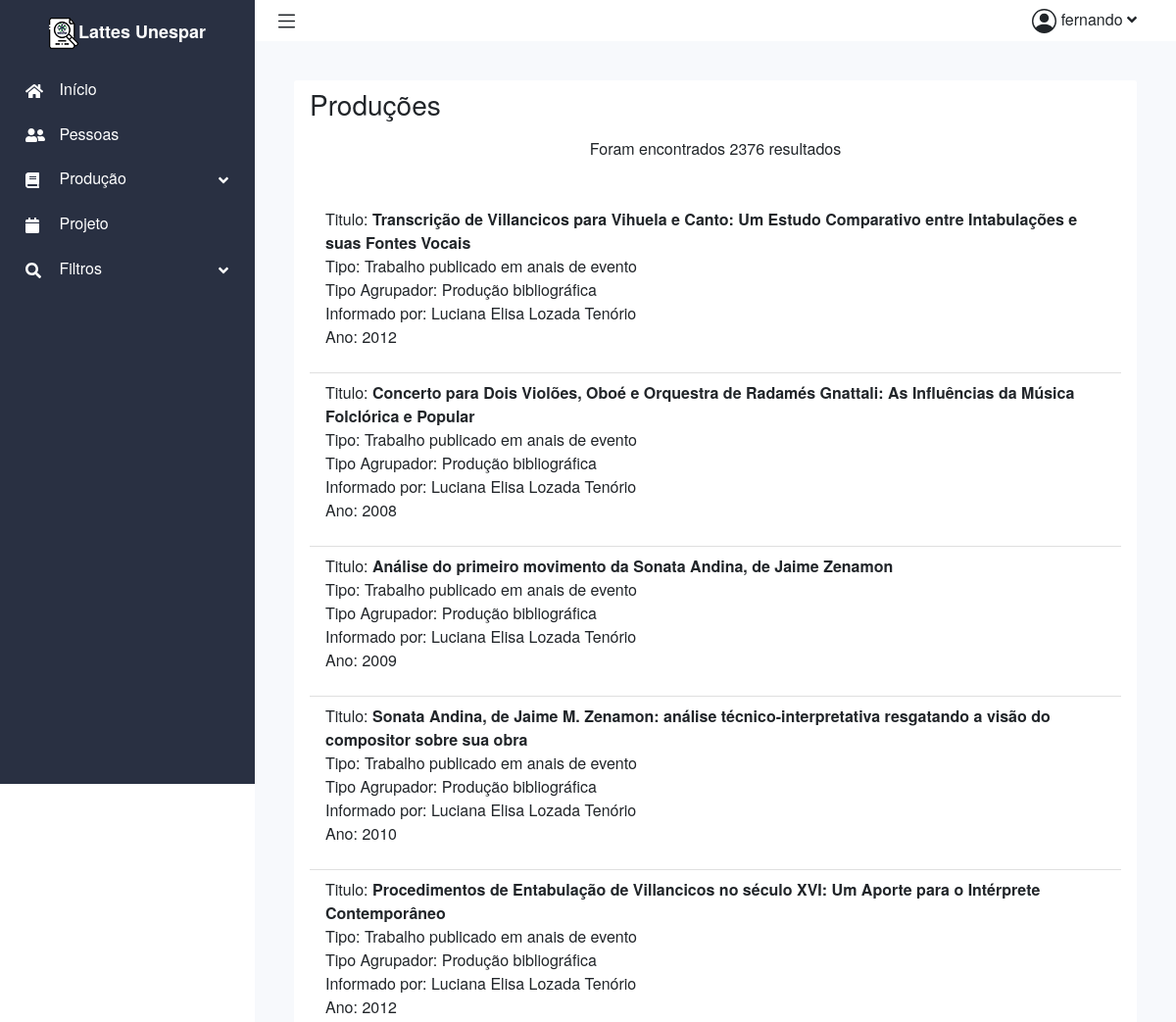
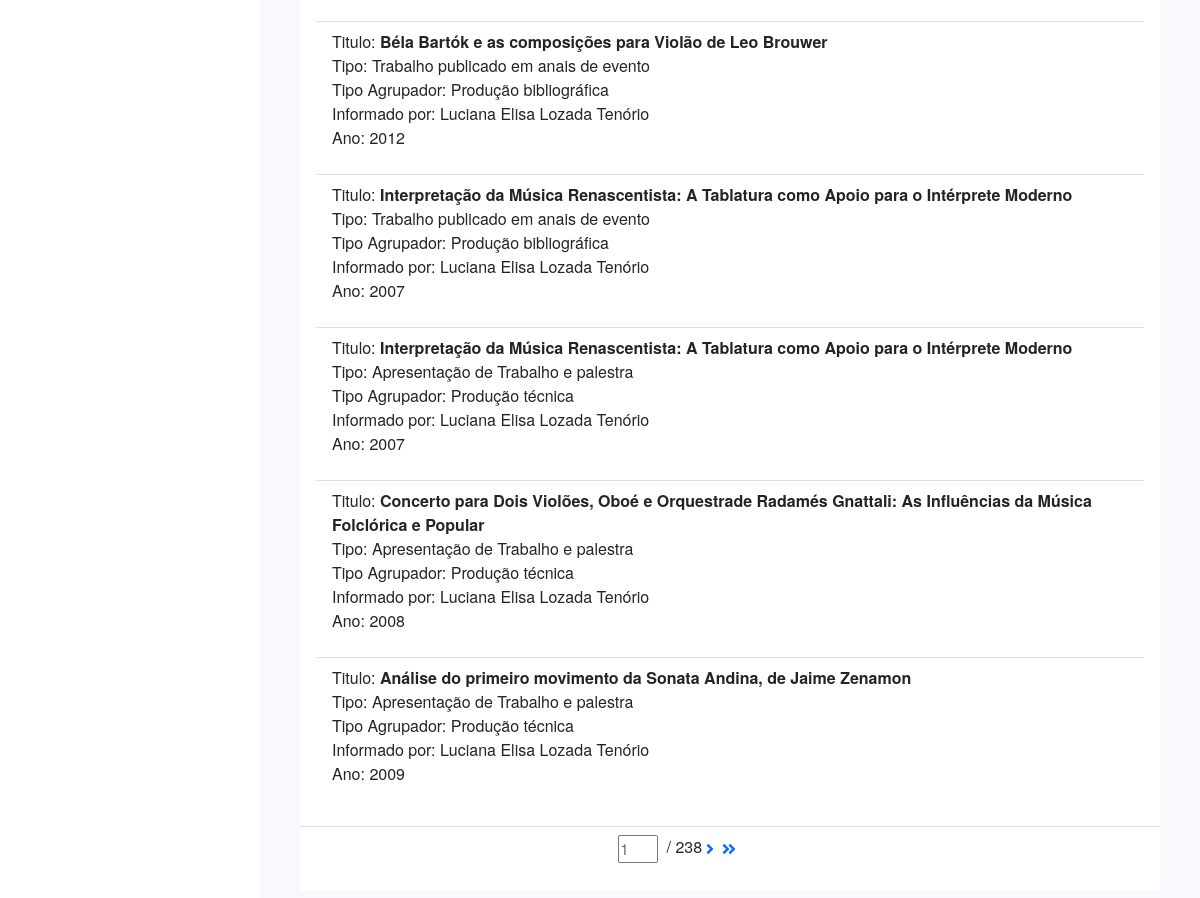
/lattes/producoes (signed in), run on the app's committed database (2 pictures, top to bottom).
### lattes/models.py (models this page shows)
class Producao(models.Model):
    ano = models.IntegerField()
    informadoPor = models.CharField(max_length=255)
    tipo = models.CharField(max_length=255)
    tipoAgrupador = models.CharField(max_length=255)
    titulo = models.CharField(max_length=255)

### lattes/views.py (the view)
# urls.py: path("producoes", views.producoes, name="producoes"),
@login_required
def producoes(request):
    context = {}
    producoes_filtradas = ProducaoFilter(
        request.GET,
        queryset=Producao.objects.all()
    )
    p = Paginator(producoes_filtradas.qs, 10)
    page_number = request.GET.get('page')
    Producao_page = p.get_page(page_number)
    context["Producao_page"] = Producao_page
    context["producoes_filtradas"] = producoes_filtradas
    context["length"] = len(producoes_filtradas.qs)
    return render(request, "lattes/producoes.html", context)

### lattes/templatetags/lattes_extras.py (called while the page is built)
@register.simple_tag
def my_url(value, field_name, urlencode=None):
    url = '?{}={}'.format(field_name, value)
    if urlencode:
        querystring = urlencode.split('&')
        f_querystring = filter(lambda p: p.split('=')[0]!=field_name, querystring)
        e_querystring = '&'.join(f_querystring)
        url='{}&{}'.format(url, e_querystring)
    return url

### lattes/templates/lattes/producoes.html (shortened to what this page needs)
{% extends 'lattes/layout.html' %}
{% load lattes_extras %}
{% block main %}
<div class="container-fluid p-0">
    <div class="row">
        <div class="col-12">
            <div class="card">
                <div class="card-header">
                    <h1 class="h3 mb-3">Produções</h1>
                    <p style="text-align: center;">Foram encontrados {{length}} resultados</p>
                </div>
                <div class="card-body">
                    <ul class="list-group list-group-flush">
                        {% for producao in Producao_page %}
                        <li class="list-group-item">
                            <p>
                                Titulo: <b>{{ producao.titulo }}</b> <br>
                                Tipo: {{producao.tipo }} <br>
                                Tipo Agrupador: {{ producao.tipoAgrupador }} <br>
                                Informado por: {{ producao.informadoPor }} <br>
                                Ano: {{ producao.ano }}
                            </p>
                        </li>
                        {% endfor %}
                    </ul>
                </div>
                <div class="card-footer">
                    <div class="paginator">
                        <form method="GET">
                            <input type="number" name="page" placeholder="{{Producao_page.number}}"> /
                            {{Producao_page.paginator.num_pages}}
                        </form>
                        {% if Producao_page.has_next %}
                        <a href="{% my_url Producao_page.next_page_number 'page' request.GET.urlencode %}"><i
                                class="fas fa-angle-right"></i></a>
                        <a href="{% my_url Producao_page.paginator.num_pages 'page' request.GET.urlencode %}"><i
                                class="fas fa-angle-double-right"></i></a>
                        {% endif %}
                    </div>
                </div>
            </div>
        </div>
    </div>
</div>
{% endblock %}

### lattes/templates/lattes/layout.html (shortened to what this page needs)
{% load static %}
<!DOCTYPE html>
<html lang="pt-br">
<head>
    <link rel="stylesheet" href="{% static 'css/testEstilo.css' %}">
    <link href="https://cdn.jsdelivr.net/npm/bootstrap@5.0.0-beta3/dist/css/bootstrap.min.css" rel="stylesheet"
>
</head>
<body>
    <div class="content">
        <aside class="sidebar">
            <a href="#" class="sidebar-logo"><img src="{% static 'imagens/sidebar-logo-lattesunespar.png' %}" alt="logo lattes unespar">Lattes Unespar</a>
            <nav class="links">
                <ul>
                    <li>
                        <a href="{% url 'lattes:index' %}">
                            <i class="fas fa-home"></i>
                            Início
                        </a>
                    </li>
                    <li>
                        <a href="#">
                            <i class="fas fa-user-friends"></i>
                            Pessoas
                        </a>
                    </li>
                    <li>
                        <a href="#" class="drop-bnt">
                            <i class="fas fa-book"></i>
                            Produção
                            <i class="fas fa-angle-down"></i>
                        </a>
                    </li>
                    <li>
                        <a href="#">
                            <i class="fas fa-calendar"></i>
                            Projeto
                        </a>
                    </li>
                    <li>
                        <a href="#" class="drop-bnt">
                            <i class="fas fa-search"></i>
                            Filtros
                            <i class="fas fa-angle-down"></i>
                        </a>
                    </li>
                </ul>
            </nav>
        </aside>
        <div class="main">
            <nav class="navbar navbar-expand navbar-light navbar-bg">
                <div class="drop-btn-sidebar">
                </div>
                <div class="drop-bnt" id="user-icon">
                    {{request.user.username}}
                    <i class="fas fa-angle-down"></i>
                </div>
            </nav>
            <main>
                {% block main %}
                {% endblock %}
            </main>
        </div>
</body>
</html>

### lattes/static/css/testEstilo.css (style rules this page uses)
* { padding: 0; margin: 0; font-family: Poppins,Helvetica Neue,Arial,sans-serif; }
body { font-size: .825rem; font-weight: 400; line-height: 1.625; }
main { flex: 1; width: 100%; padding: 2.5rem 2.5rem 1.5rem; }
#user-icon { position: absolute; right: 40px; cursor: pointer; }
#user-icon .fa-angle-down { position: static; }
.main { display: flex; flex-direction: column; background-color: #f7f9fc; margin-left: 260px; width: 100%; min-height: 100vh; }
.navbar { width: 100%; position: relative; padding: .875rem 1.25rem; background-color: #fff; }
.main .card { border: 0 solid transparent; margin-bottom: 20px; }
.main .card-header { background-color: #fff; border-bottom: 0 solid transparent; }
.main .card-footer { border-bottom: 0 solid transparent; margin-bottom: 20px; background-color: #fff; }
.paginator { width: 28%; margin: 0 auto 0; display: flex; }
.paginator input,.paginator i { margin: 0 4px 0; width: 40px; vertical-align: middle; }
.content { display: flex; flex-direction: row; height: 100%; }
.links ul { list-style: none; padding: 0; }
.sidebar a ,.sidebar a:hover { text-decoration: none; color: white; }
.links i { display: inline-block; vertical-align: middle; margin-right: 10px; width: 20px; }
.links li { direction: inherit; box-sizing: border-box!important; position: relative; display: block; height: 100%; width: auto; max-width: 100%; max-height: 100%; }
.sidebar { position: fixed; background-color: #293042; color: white; width: 260px; height: 100vh; transition: display 4s; }
.sidebar-logo { font-weight: 700; font-size: 1.125rem; padding: 1.15rem 1.5rem; display: block; text-align: center; color: #fff; }
.sidebar-logo img { vertical-align: middle; }
.drop-bnt .fa-angle-down { position: absolute; right: 1.7rem; top: 1rem; }
.links a,#filtros .drop-bnt { display: block; padding: .625rem 1.625rem; }
.drop-btn-sidebar { cursor: pointer; }

### data on the page
Producao: titulo "Transcrição de Villancicos para Vihuela e Canto: Um Estudo Comparativo entre Intabulações e suas Fontes Vocais", tipo "Trabalho publicado em anais de evento", tipoAgrupador "Produção bibliográfica", informadoPor "Luciana Elisa Lozada Tenório", ano "2012"
Producao: titulo "Concerto para Dois Violões, Oboé e Orquestra de Radamés Gnattali: As Influências da Música Folclórica e Popular", tipo "Trabalho publicado em anais de evento", tipoAgrupador "Produção bibliográfica", informadoPor "Luciana Elisa Lozada Tenório", ano "2008"
Producao: titulo "Análise do primeiro movimento da Sonata Andina, de Jaime Zenamon", tipo "Trabalho publicado em anais de evento", tipoAgrupador "Produção bibliográfica", informadoPor "Luciana Elisa Lozada Tenório", ano "2009"
Producao: titulo "Sonata Andina, de Jaime M. Zenamon: análise técnico-interpretativa resgatando a visão do compositor sobre sua obra", tipo "Trabalho publicado em anais de evento", tipoAgrupador "Produção bibliográfica", informadoPor "Luciana Elisa Lozada Tenório", ano "2010"
Producao: titulo "Procedimentos de Entabulação de Villancicos no século XVI: Um Aporte para o Intérprete Contemporâneo", tipo "Trabalho publicado em anais de evento", tipoAgrupador "Produção bibliográfica", informadoPor "Luciana Elisa Lozada Tenório", ano "2012"
Producao: titulo "Béla Bartók e as composições para Violão de Leo Brouwer", tipo "Trabalho publicado em anais de evento", tipoAgrupador "Produção bibliográfica", informadoPor "Luciana Elisa Lozada Tenório", ano "2012"
Producao: titulo "Interpretação da Música Renascentista: A Tablatura como Apoio para o Intérprete Moderno", tipo "Trabalho publicado em anais de evento", tipoAgrupador "Produção bibliográfica", informadoPor "Luciana Elisa Lozada Tenório", ano "2007"
Producao: titulo "Interpretação da Música Renascentista: A Tablatura como Apoio para o Intérprete Moderno", tipo "Apresentação de Trabalho e palestra", tipoAgrupador "Produção técnica", informadoPor "Luciana Elisa Lozada Tenório", ano "2007"
Producao: titulo "Concerto para Dois Violões, Oboé e Orquestrade Radamés Gnattali: As Influências da Música Folclórica e Popular", tipo "Apresentação de Trabalho e palestra", tipoAgrupador "Produção técnica", informadoPor "Luciana Elisa Lozada Tenório", ano "2008"
Producao: titulo "Análise do primeiro movimento da Sonata Andina, de Jaime Zenamon", tipo "Apresentação de Trabalho e palestra", tipoAgrupador "Produção técnica", informadoPor "Luciana Elisa Lozada Tenório", ano "2009"

### other printed values
{{ request.user.username }} "fernando"
{{ length }} "2376"
{{ Producao_page.paginator.num_pages }} "238"
